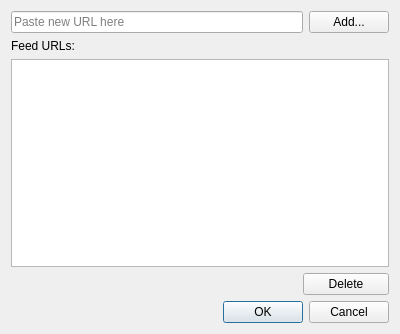
<?xml version="1.0" encoding="UTF-8"?>
<ui version="4.0">
 <class>SettingsDlg</class>
 <widget class="QDialog" name="SettingsDlg">
  <property name="geometry">
   <rect>
    <x>0</x>
    <y>0</y>
    <width>400</width>
    <height>334</height>
   </rect>
  </property>
  <property name="windowTitle">
   <string>Dialog</string>
  </property>
  <layout class="QGridLayout" name="gridLayout">
   <item row="0" column="2">
    <widget class="QPushButton" name="addButton">
     <property name="text">
      <string>Add...</string>
     </property>
    </widget>
   </item>
   <item row="3" column="1" colspan="2">
    <widget class="QPushButton" name="deleteButton">
     <property name="text">
      <string>Delete</string>
     </property>
    </widget>
   </item>
   <item row="3" column="0">
    <spacer name="horizontalSpacer">
     <property name="orientation">
      <enum>Qt::Horizontal</enum>
     </property>
     <property name="sizeHint" stdset="0">
      <size>
       <width>40</width>
       <height>20</height>
      </size>
     </property>
    </spacer>
   </item>
   <item row="2" column="0" colspan="3">
    <widget class="QListWidget" name="feedsList">
     <property name="selectionMode">
      <enum>QAbstractItemView::ExtendedSelection</enum>
     </property>
    </widget>
   </item>
   <item row="1" column="0" colspan="3">
    <widget class="QLabel" name="label">
     <property name="text">
      <string>Feed URLs:</string>
     </property>
    </widget>
   </item>
   <item row="0" column="0" colspan="2">
    <widget class="QLineEdit" name="newFeed">
     <property name="placeholderText">
      <string>Paste new URL here</string>
     </property>
    </widget>
   </item>
   <item row="4" column="0" colspan="3">
    <widget class="QDialogButtonBox" name="buttonBox">
     <property name="orientation">
      <enum>Qt::Horizontal</enum>
     </property>
     <property name="standardButtons">
      <set>QDialogButtonBox::Cancel|QDialogButtonBox::Ok</set>
     </property>
    </widget>
   </item>
  </layout>
 </widget>
 <resources/>
 <connections>
  <connection>
   <sender>buttonBox</sender>
   <signal>accepted()</signal>
   <receiver>SettingsDlg</receiver>
   <slot>accept()</slot>
   <hints>
    <hint type="sourcelabel">
     <x>248</x>
     <y>254</y>
    </hint>
    <hint type="destinationlabel">
     <x>157</x>
     <y>274</y>
    </hint>
   </hints>
  </connection>
  <connection>
   <sender>buttonBox</sender>
   <signal>rejected()</signal>
   <receiver>SettingsDlg</receiver>
   <slot>reject()</slot>
   <hints>
    <hint type="sourcelabel">
     <x>316</x>
     <y>260</y>
    </hint>
    <hint type="destinationlabel">
     <x>286</x>
     <y>274</y>
    </hint>
   </hints>
  </connection>
 </connections>
</ui>
